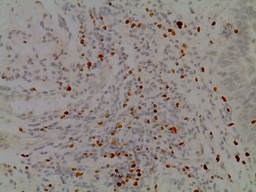
#> input picture data/cells_dataset/original/1.png, 256 x 192 px, shrunk from 2048 x 1532 before the run
$ python -i segmentation_utils.py   (imports and definitions only)
#> lines starting #> are read from the running program, lines starting #| are printed output that depends on the picture; after the words box and inside, x2 and y2 are one past the last pixel; in counts of white or black regions, pixels touching at a corner belong together
import cv2
import numpy as np
import os

#from __future__ import print_function
from scipy import ndimage
from skimage import measure
from skimage.morphology import erosion, disk, dilation, erosion, reconstruction

# -----------------------------------Generating Markers-----------------------------------------
# [77 lines left out: functions get_markers, getBackground, saveScribbles, not called in this run]

# --------------------------------------------------------------------------------------------
def ultimate_erosion(input_img, r):
    nb_iter = 0
    mask = generate_erosion_mask(input_img)
    img = mask
    img_niter = np.zeros_like(mask, dtype='uint16')
    while(np.max(img) > 0):
        img_ero = erosion(img, disk(r))
        nb_iter = nb_iter+1
        reconst= reconstruction(img_ero, img,'dilation')
        residues = img - reconst
        img_niter = np.where(residues==1, nb_iter, img_niter)
        img = img_ero

    # residues relabel
    img_residue = img_niter
    img_residue[img_residue>0] = 1
    img_residue = dilation(img_residue, disk(3))
    img_residue = measure.label(img_residue, connectivity=2, background=0)
    img_residue = erosion(img_residue, disk(3))

    # reconstruction
    img_rc = np.zeros_like(img_residue, dtype='uint16')
    i = np.max(img_niter)

    while i > 1:
        img_rc = np.where(img_niter == i, img, img_rc)
        img_rc = dilation(img_rc, disk(r))
        i = i-1

    img_rc = np.where(img_niter == i, img_residue, img_rc)
    return img_rc

def generate_erosion_mask(input_img):
    mask = np.zeros_like(input_img[..., 0], dtype='uint16')
    mask = np.where((input_img[..., 0] > 0), 1, mask)
    mask = mask.astype(np.uint16)
    return mask

def get_ultimate_erosion(img):
    _, thresh_img = cv2.threshold(img, 100, 255, cv2.THRESH_BINARY)
    return ultimate_erosion(thresh_img, 1).astype('uint8')

# [6 lines left out: function apply_open, not called in this run]

>>> import cv2
>>> picture = cv2.imread('../data/cells_dataset/original/1.png')
#> picture is the input picture: shape (192, 256, 3); mean B, G, R 131.2, 135.2, 142.8
>>> result = get_ultimate_erosion(picture)
#> in get_ultimate_erosion, `_, thresh_img = cv2.threshold(img, 100, 255, cv2.THRESH_BINARY)`:
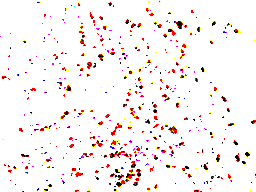
#> thresh_img: shape (192, 256, 3); mean B, G, R 240.8, 241.7, 250.3
#> in generate_erosion_mask, `mask = np.where((input_img[..., 0] > 0), 1, mask)`:
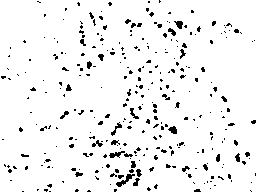
#> mask: shape (192, 256) uint16; values 0 (black) and 1 (white), 94.4% white; black in thin lines or dots
#> the loop in ultimate_erosion, `while(np.max(img) > 0):` made 46 passes
#> pass 1, in ultimate_erosion, `img_ero = erosion(img, disk(r))`:
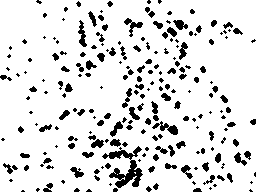
#> img_ero: shape (192, 256) uint16; values 0 (black) and 1 (white), 87.8% white; 218 black regions (115 under 20 px), largest, box (x1, y1, x2, y2) and area: (102, 146, 143, 188) 631, (152, 121, 178, 135) 150, (124, 18, 143, 37) 121
#> after the loop in ultimate_erosion, `while(np.max(img) > 0):`:
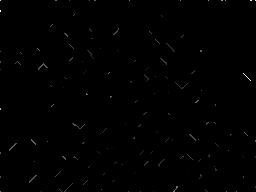
#> img_niter: shape (192, 256) uint16; min 0, max 46, mean 0.1; drawn with min black and max white
#> after the loop in ultimate_erosion, `while(np.max(img) > 0):`: nb_iter = 46
#> in ultimate_erosion, `img_residue[img_residue>0] = 1`:
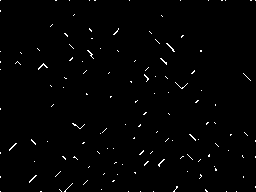
#> img_residue: shape (192, 256) uint16; values 0 (black) and 1 (white), 1.1% white in thin lines or dots
#> in ultimate_erosion, `img_residue = dilation(img_residue, disk(3))`:
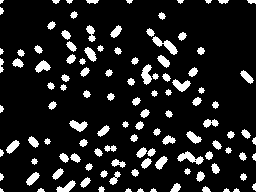
#> img_residue: shape (192, 256) uint16; values 0 (black) and 1 (white), 12.1% white; 115 white regions (12 under 20 px), largest, box (x1, y1, x2, y2) and area: (152, 36, 178, 55) 177, (177, 151, 204, 165) 169, (141, 64, 152, 85) 141
#> in ultimate_erosion, `img_residue = measure.label(img_residue, connectivity=2, background=0)`:
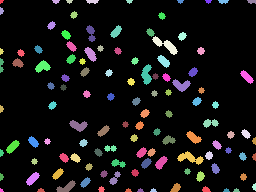
#> img_residue: shape (192, 256) int64; 116 distinct labels, from 0 to 115; one colour per label, 0 black
#> in ultimate_erosion, `img_residue = erosion(img_residue, disk(3))`: img_residue: shape (192, 256) int64; 116 distinct labels, from 0 to 115
#> in ultimate_erosion, `i = np.max(img_niter)`: i = 1
#> in ultimate_erosion, `img_rc = np.where(img_niter == i, img_residue, img_rc)`: img_rc: shape (192, 256) int64; 116 distinct labels, from 0 to 115

$ run again, on data/cells_dataset/original/10.png
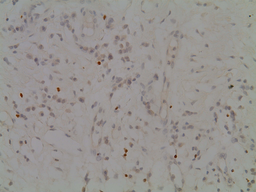
#> input picture data/cells_dataset/original/10.png, 256 x 192 px, shrunk from 2048 x 1532 before the run
#> picture is the input picture: shape (192, 256, 3); mean B, G, R 144.6, 147.8, 151.4
#> in generate_erosion_mask, `mask = np.where((input_img[..., 0] > 0), 1, mask)`:
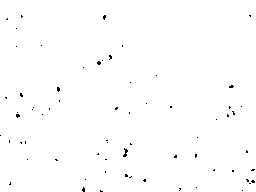
#> mask: shape (192, 256) uint16; values 0 (black) and 1 (white), 99.4% white; black in thin lines or dots
#> the loop in ultimate_erosion, `while(np.max(img) > 0):` made 87 passes
#> after the loop in ultimate_erosion, `while(np.max(img) > 0):`: nb_iter = 87
#> in ultimate_erosion, `img_residue = measure.label(img_residue, connectivity=2, background=0)`:
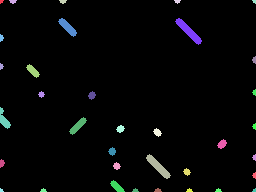
#> img_residue: shape (192, 256) int64; 36 distinct labels, from 0 to 35; one colour per label, 0 black
#> in ultimate_erosion, `i = np.max(img_niter)`: i = 1
#> img_rc: shape (192, 256) int64; 36 distinct labels, from 0 to 35

$ run again, on data/cells_dataset/original/2.png
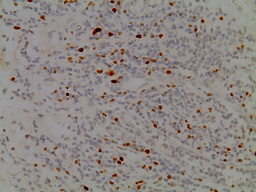
#> input picture data/cells_dataset/original/2.png, 256 x 192 px, shrunk from 2048 x 1532 before the run
#> picture is the input picture: shape (192, 256, 3); mean B, G, R 132, 135, 142.2
#> in generate_erosion_mask, `mask = np.where((input_img[..., 0] > 0), 1, mask)`:
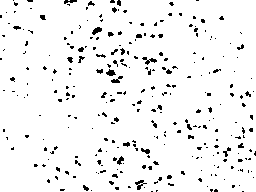
#> mask: shape (192, 256) uint16; values 0 (black) and 1 (white), 94.9% white; black in thin lines or dots
#> the loop in ultimate_erosion, `while(np.max(img) > 0):` made 53 passes
#> after the loop in ultimate_erosion, `while(np.max(img) > 0):`: nb_iter = 53
#> in ultimate_erosion, `img_residue = measure.label(img_residue, connectivity=2, background=0)`:
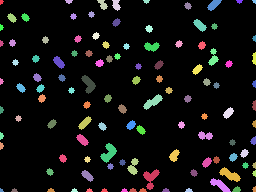
#> img_residue: shape (192, 256) int64; 114 distinct labels, from 0 to 113; one colour per label, 0 black
#> in ultimate_erosion, `i = np.max(img_niter)`: i = 1
#> img_rc: shape (192, 256) int64; 114 distinct labels, from 0 to 113

$ run again, on data/cells_dataset/original/3.png
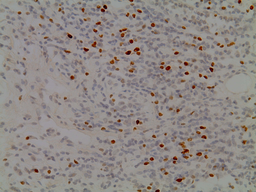
#> input picture data/cells_dataset/original/3.png, 256 x 192 px, shrunk from 2048 x 1532 before the run
#> picture is the input picture: shape (192, 256, 3); mean B, G, R 132.9, 136.1, 143
#> mask: shape (192, 256) uint16; values 0 (black) and 1 (white), 95.4% white; black in thin lines or dots
#> the loop in ultimate_erosion, `while(np.max(img) > 0):` made 39 passes
#> after the loop in ultimate_erosion, `while(np.max(img) > 0):`: nb_iter = 39
#> in ultimate_erosion, `img_residue = measure.label(img_residue, connectivity=2, background=0)`:
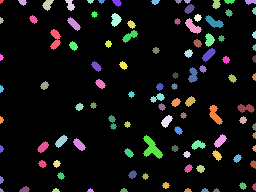
#> img_residue: shape (192, 256) int64; 105 distinct labels, from 0 to 104; one colour per label, 0 black
#> in ultimate_erosion, `i = np.max(img_niter)`: i = 1
#> img_rc: shape (192, 256) int64; 105 distinct labels, from 0 to 104
